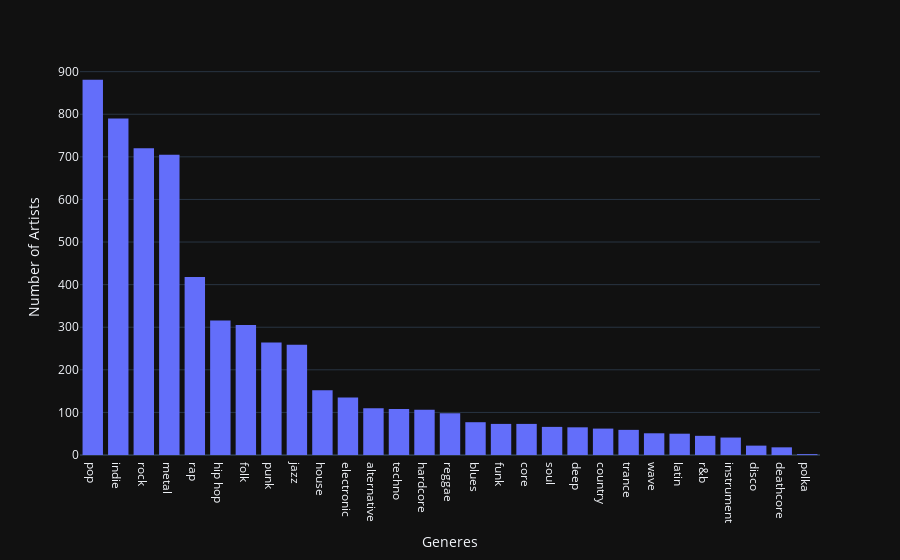

Notebook cell for this chart:
### Code cell
fig=px.histogram(macroGeneresDF,x="Generes",y="Number")
fig.layout["xaxis"]["title"]="Generes"
fig.layout["yaxis"]["title"]="Number of Artists"
fig.show()

### Figure 1 — Plotly figure (JSON) as saved in the notebook; plotly's stock layout.template omitted (floating-point values rounded to 4 significant figures)
{"data": [{"alignmentgroup": "True", "bingroup": "x", "histfunc": "sum", "hovertemplate": "Generes=%{x}<br>sum of Number=%{y}<extra></extra>", "legendgroup": "", "marker": {"color": "#636efa", "pattern": {"shape": ""}}, "name": "", "offsetgroup": "", "orientation": "v", "showlegend": false, "x": ["pop", "indie", "rock", "metal", "rap", "hip hop", "folk", "punk", "jazz", "house", "electronic", "alternative", "techno", "hardcore", "reggae", "blues", "funk", "core", "soul", "deep", "country", "trance", "wave", "latin", "r&b", "instrument", "disco", "deathcore", "polka", "other"], "xaxis": "x", "y": [881, 790, 720, 705, 418, 316, 305, 264, 259, 152, 135, 110, 108, 106, 98, 77, 73, 73, 66, 65, 62, 59, 51, 50, 45, 41, 22, 18, 2, 0], "yaxis": "y", "type": "histogram"}], "layout": {"xaxis": {"anchor": "y", "domain": [0.0, 1.0], "title": {"text": "Generes"}}, "yaxis": {"anchor": "x", "domain": [0.0, 1.0], "title": {"text": "Number of Artists"}}, "legend": {"tracegroupgap": 0}, "margin": {"t": 60}, "barmode": "relative"}}
